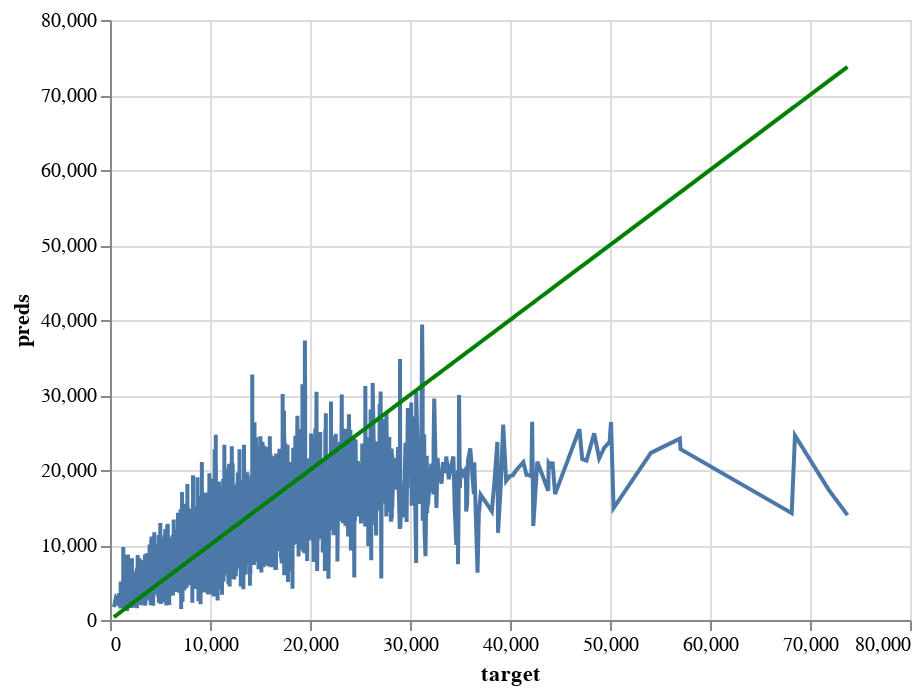

Source (notebook cell):
### Code cell
perfect = alt.Chart(
    pd.DataFrame({'target': y_test, 'preds': y_test}),
    ).mark_line(
        color='green'
    ).encode(
        x='target',
        y='preds'
    )

pred_chart = alt.Chart(pd.DataFrame({'target': y_test, 'preds': y_test_pred})).mark_line().encode(
    x='target',
    y='preds'
  )
chart = pred_chart + perfect
chart

### Figure 1 — Vega-Lite specification as saved in the notebook (floating-point values rounded to 4 significant figures; data arrays with more than 128 entries replaced by an {"elided": "..."} marker saying what was removed)
{"config": {"view": {"continuousWidth": 400, "continuousHeight": 300}}, "layer": [{"data": {"name": "data-bd31730a5e3503f94401a655ae72e83d"}, "mark": "line", "encoding": {"x": {"field": "target", "type": "quantitative"}, "y": {"field": "preds", "type": "quantitative"}}}, {"data": {"name": "data-f127000d45e1d9482ff9f0882ec9c016"}, "mark": {"type": "line", "color": "green"}, "encoding": {"x": {"field": "target", "type": "quantitative"}, "y": {"field": "preds", "type": "quantitative"}}}], "$schema": "https://vega.github.io/schema/vega-lite/v4.17.0.json", "datasets": {"data-bd31730a5e3503f94401a655ae72e83d": {"elided": "4185 records"}, "data-f127000d45e1d9482ff9f0882ec9c016": {"elided": "4185 records"}}}
